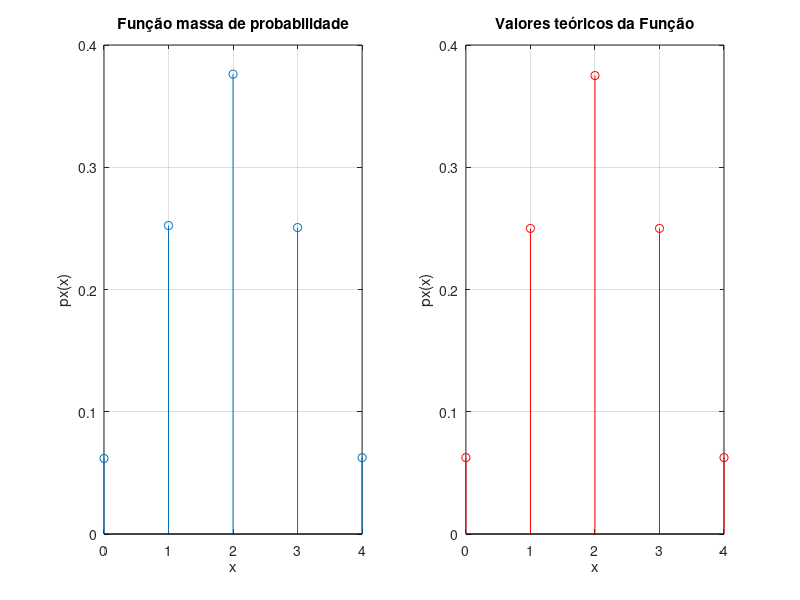

Here is the MATLAB script that generated this plot:
% 3 a) -----------------------
fprintf("3 a)\n");

N= 1e5; % numero de experiencias
p = 0.5; % probabilidade de coroa
n = 4; % numero de lançamentos por experiencia
px = zeros(1,5); % armazenar os valores de px para cada X
for X = 0:4
    lancamentos = rand(n,N) > p;
    sucessos= sum(lancamentos) == X;
    px(X + 1)= sum(sucessos)/N;
end

fprintf("P(x): %f\n", px);
fprintf("\n");
stem([0:4],px);
xlabel('x'); 
ylabel('px(x)');
title('Funcao massa de probabilidade');


% 3 b) -----------------------
fprintf("3 b)\n");

% Valor esperado
% E(X) = (X0 * p(X0) + X1 * p(X1) + ... + Xi * p(Xi))
E = 0;
for X = 1:5
    E = E + ((X - 1) * px(X));
end

fprintf("E(x): %f\n", E);

% Variência
% Var(X) = E[X^2] - E^2[X]

E_var = 0;
for X = 1:5
    E_var = E_var + ((X - 1)^2 * px(X));
end
var = E_var - E^2;
fprintf("Var(x): %f\n", var);

% desvio padrão

desvio = sqrt(var);
fprintf("Desvio Padrão: %f\n", desvio);
fprintf("\n");


% 3 c) -----------------------

% Como existe um numero fixo de experiencias (4), a probabilidade de
% sucesso é a mesma nelas todas e existem apenas dois resultados possiveis
% (cara ou coroa), estamos perante uma distribuição binomial.
% Assim temos que: px(k) = nCk * p^k * (1-p)^(n-k)
% Sendo: 
% k -> numero de sucessos (coroas)
% n -> numero de lancamentos
% p -> probabilidade de sucesso (coroas, 0.5)


% 3 d) -----------------------
fprintf("3 d)\n");

p = 0.5; % probabilidade de coroa
n = 4; % numero de lançamentos por experiencia
pxTeorico = zeros(1,5); % armazenar os valores de px para cada X
for k = 0:4
    % px(k) = nCk * p^k * (1-p)^(n-k)
    pxTeorico(k + 1) = (factorial(n)/(factorial(k) * factorial(n - k))) * p^k * (1-p)^(n-k);
end

for i = 1:5
    fprintf(" Valor teorico Px(X): %f | Valor da simulação Px(X): %f\n", pxTeorico(i), px(i));
end
fprintf("\n");

subplot(1,2,1);
stem([0:4],px);
xlabel('x'); 
ylabel('px(x)');
title('Função massa de probabilidade');
grid on;

subplot(1,2,2);
stem([0:4],pxTeorico, 'r');
xlabel('x'); 
ylabel('px(x)');
title('Valores teóricos da Função');
grid on;

% 3 e) -----------------------
fprintf("3 e)\n");

% Valor esperado teórico
% E(X) = (X0 * p(X0) + X1 * p(X1) + ... + Xi * p(Xi))
Et = 0;
for X = 1:5
    Et = Et + ((X - 1) * pxTeorico(X));
end

fprintf("Valor teorico de E(x): %f | Valor da simulação de E(x): %f\n", Et, E);

% Variência teórica
% Var(X) = E[X^2] - E^2[X]

E_varT = 0;
for X = 1:5
    E_varT = E_varT + ((X - 1)^2 * pxTeorico(X));
end
varT = E_varT - Et^2;

fprintf("Valor teorico de Var(x): %f | Valor da simulação de Var(x): %f\n", varT, var);

% 3 f) -----------------------
% i)
% k=0 -> 1
% k=1 -> 2
% k=2 -> 3
% k=3 -> 4
% k=4 -> 5
fprintf("3 f)\n");
fprintf("i)\n");
p_2 = sum(pxTeorico(3:5)); % obter pelo menos 2 coroas

fprintf("P(Pelo menos 2 coroas): %f\n",p_2);

% ii) -----------------------
fprintf("ii)\n");

p_1 = sum(pxTeorico(1:2)); % obter até 1 coroa
fprintf("P(Até 1 coroa): %f\n",p_1);

% iii) -----------------------
fprintf("iii)\n");

p_1_3 = sum(pxTeorico(2:4)); % obter entre 1 e 3 coroas
fprintf("P(entre 1 e 3 coroas): %f\n",p_1_3);